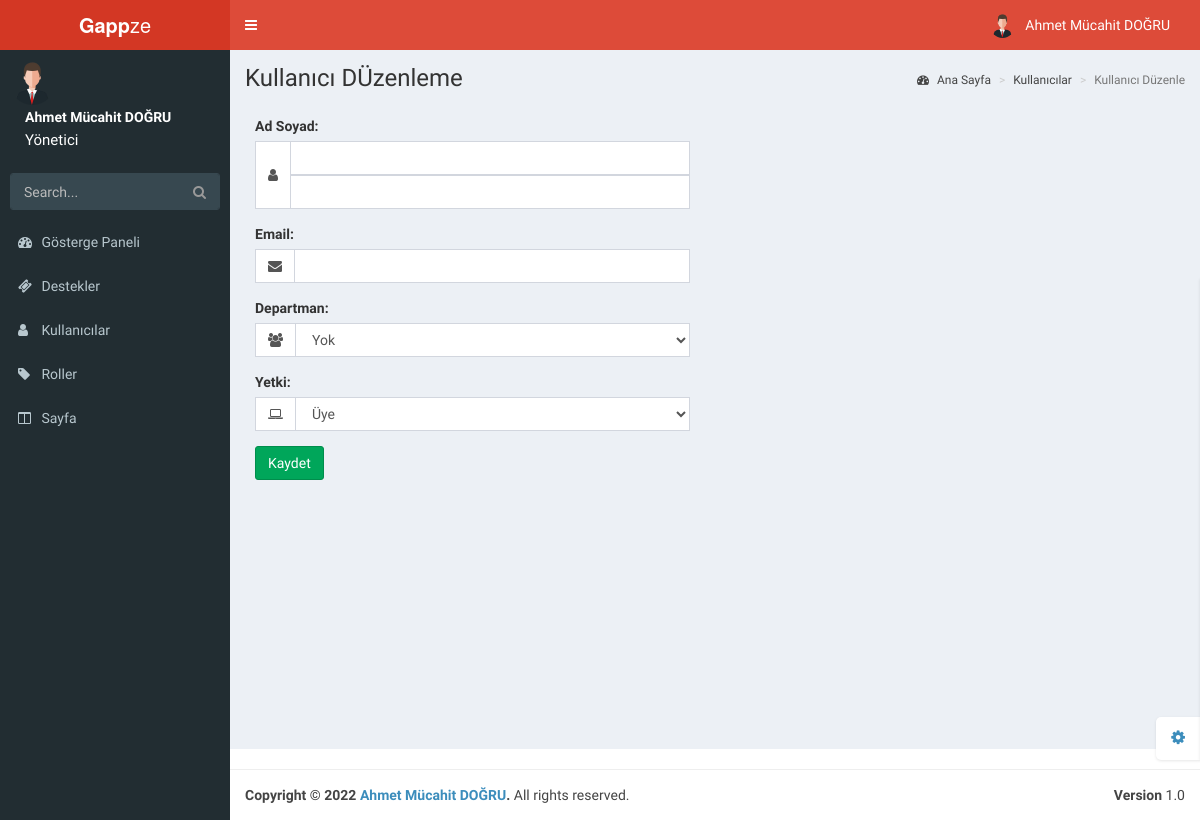
The app's page /admin/account-edit.php (signed in), older data.
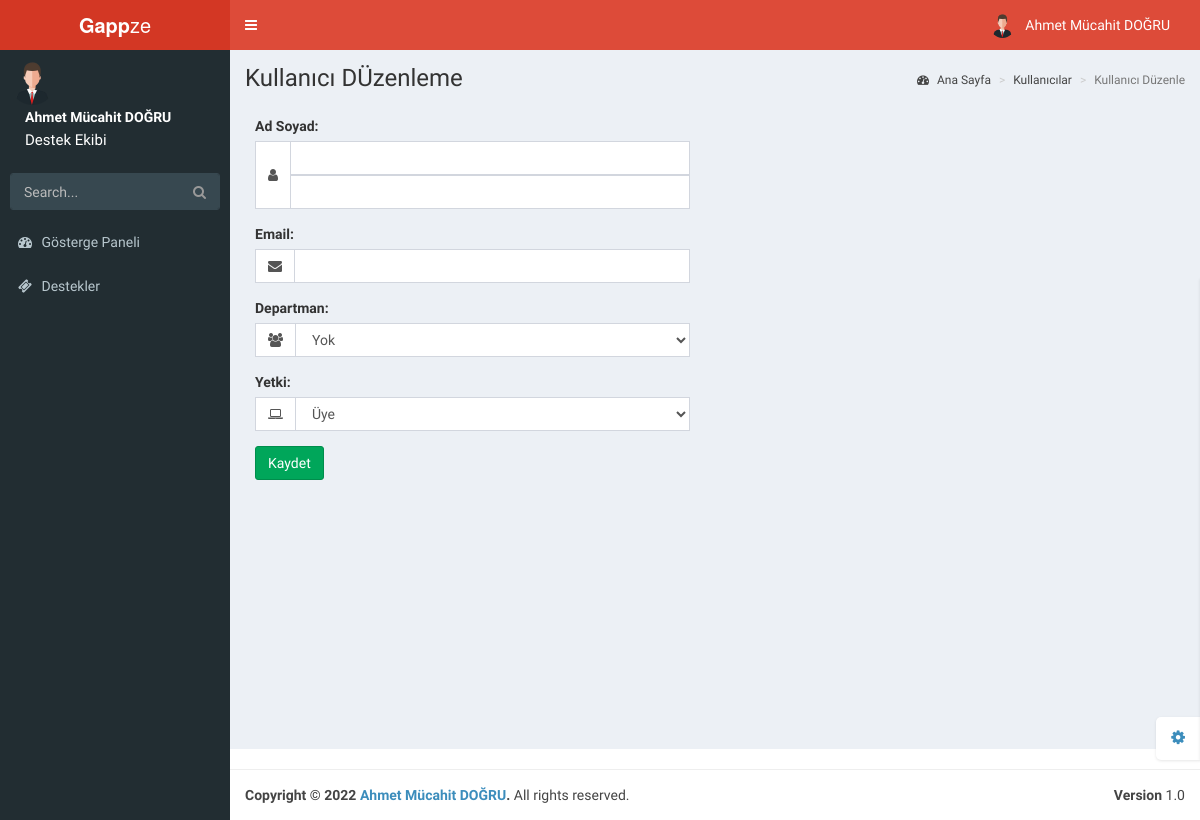
The same page, newer data.
### tables this page shows
CREATE TABLE `accounts` (
  `id` int(11) NOT NULL,
  `firstName` varchar(64) NOT NULL,
  `lastName` varchar(64) NOT NULL,
  `email` varchar(255) NOT NULL,
  `password` varchar(255) NOT NULL,
  `permission` int(11) NOT NULL,
  `department` int(11) NOT NULL,
  `createdDate` timestamp NOT NULL DEFAULT current_timestamp() ON UPDATE current_timestamp()
);

CREATE TABLE `roles` (
  `id` int(11) NOT NULL,
  `name` varchar(255) NOT NULL
);

CREATE TABLE `pages` (
  `id` int(11) NOT NULL,
  `name` varchar(255) NOT NULL,
  `src` varchar(255) NOT NULL,
  `permission` int(11) NOT NULL,
  `location` int(11) NOT NULL,
  `dropdown` int(11) NOT NULL,
  `isDropdown` int(11) NOT NULL,
  `icon` varchar(255) NOT NULL,
  `isLogged` int(11) NOT NULL
);

### functions/account.function.php (called while the page is built, shortened)
<?php
class Accounts{
  public function getPermissionName($id){
      $class = new classFonksiyon();
      $db = $class->dbConnection();
      $accounts = $db->prepare("SELECT permission FROM accounts WHERE id = ?");
      $accounts->execute(array(
        $id
      ));
      $accounts_fetch = $accounts->fetch();
      $roles = $db->prepare("SELECT * FROM roles WHERE id = ?");
      $roles->execute(array(
        $accounts_fetch["permission"]
      ));
      $roles_fetch = $roles->fetch();
      if($accounts->rowCount() != 0){
        if($roles_fetch == 0){
          return "Üye";
        }else{
        return $roles_fetch["name"];
        }
      }else{
        return false;
      }
  }
  public function getName($id){
    $class = new classFonksiyon();
    $db = $class->dbConnection();
    $accounts = $db->prepare("SELECT firstName,lastName,email FROM accounts WHERE id = ?");
    $accounts->execute(array(
      $id
    ));
    $accounts_fetch = $accounts->fetch();
    if($accounts->rowCount() != 0){
      $names = array(
        0 => $accounts_fetch["firstName"],
        1 => $accounts_fetch["lastName"],
        2 => $accounts_fetch["email"]
      );
    return $names;
    }
  }
}

### admin/account-edit.php (the view, shortened to what the changed rows need)
<?php
require_once($_SERVER['DOCUMENT_ROOT']."/functions/functionBase.php");
?>
<!DOCTYPE html>
<html>
<head>
    <link href="resources/bootstrap/css/bootstrap.min.css" rel="stylesheet" type="text/css" />
    <link href="https://maxcdn.bootstrapcdn.com/font-awesome/4.3.0/css/font-awesome.min.css" rel="stylesheet"
        type="text/css" />
    <link href="http://code.ionicframework.com/ionicons/2.0.0/css/ionicons.min.css" rel="stylesheet" type="text/css" />
    <link href="resources/plugins/datatables/dataTables.bootstrap.css" rel="stylesheet" type="text/css" />
    <link href="resources/css/AdminLTE.min.css" rel="stylesheet" type="text/css" />
    <link href="resources/css/skins/_all-skins.min.css" rel="stylesheet" type="text/css" />
</head>
<body class="skin-red">
    <div class="wrapper">
        <?php
            include("pages/header.php");
            include("pages/navbar.php");
        ?>
        <div class="content-wrapper">
            <section class="content-header">
                <h1>
                    Kullanıcı DÜzenleme
                </h1>
            </section>
                        </div>
                    </div>
</body>
</html>

### admin/pages/header.php (shortened to what the changed rows need)
<header class="main-header">
    <nav class="navbar navbar-static-top" role="navigation">
        <div class="navbar-custom-menu">
            <ul class="nav navbar-nav">
                <li class="dropdown user user-menu">
                    <a href="#" class="dropdown-toggle" data-toggle="dropdown">
                        <img src="/resources/img/user.jpg" class="user-image" alt="User Image" />
                        <?php
                        $names = $user->getName($_SESSION["userAccountID"]);
                        ?>
                        <span class="hidden-xs"><?= $names[0]." ".$names[1] ?></span>
                    </a>
                </li>
            </ul>
        </div>
    </nav>
</header>

### admin/pages/navbar.php (shortened to what the changed rows need)
<aside class="main-sidebar">
    <section class="sidebar">
        <div class="user-panel">
            <?php
            $names = $user->getName($_SESSION["userAccountID"]);
            ?>
            <div class="pull-left info">
                <p><?= $names[0]." ".$names[1] ?></p>
                <a style="font-size: 15px"><?= $user->getPermissionName($_SESSION["userAccountID"]) ?></a>
            </div>
        </div>
        <ul class="sidebar-menu">
             <?php
                $class->pagesAll(1,0);
            ?>
        </ul>
    </section>
</aside>

### functions/class.function.php (shortened to what the changed rows need)
<?php
class classFonksiyon {
    private $settings = "/settings.json";
    private $host;
    private $username;
    private $password;
    private $database;
    public function __construct()
    {
      $jsonVeri = file_get_contents($_SERVER['DOCUMENT_ROOT'].$this->settings);
      $jsonVeri = json_decode($jsonVeri,true);
      $this->host = $jsonVeri["host"];
      $this->username = $jsonVeri["user"];
      $this->password = $jsonVeri["password"];
      $this->database = $jsonVeri["database"];
    }
    public function dbConnection(){
      try {
        $conn = new PDO("mysql:host=$this->host;dbname=$this->database;charset=utf8", $this->username, $this->password);
        $conn->setAttribute(PDO::ATTR_ERRMODE, PDO::ERRMODE_EXCEPTION);
      } catch(PDOException $e) {
        $message = "Connection failed: " . $e->getMessage();
      }
      return $conn;
    }
    public function pagesAll($location,$permission){
      $db = $this->dbConnection();
      if($db){
        if($location == 1){
          $page = $db->prepare("SELECT * FROM pages WHERE location = ?");
          $page->execute(array(
            $location
          ));
          if($page->rowCount() != 0){
            foreach ($page as $page_veri) {
                if($page_veri["permission"] == $permission){
                  if($page_veri["isDropdown"] == 1){
                  echo "
                  <li class='treeview'>
                  <a href='#'>
                  <i class='{$page_veri["icon"]}'></i>
                  <span>{$page_veri["name"]}</span></a>";
                    echo '<ul class="treeview-menu">';
                    echo "</ul></li>";
                  }else{
                    if($page_veri["dropdown"] == 0){
                    echo "<li class='treeview'>";
                    echo "<a href='{$page_veri["src"]}'>";
                    echo "<i class='{$page_veri["icon"]}'></i> <span>{$page_veri["name"]}</span>";
                    echo "</a>";
                    echo "</li>";
                    }
                  }
                }
            }
        }
      }
    }
    }
}

Row changes from the older to the newer data that the page shows:
no longer on this page (row edited): pages: name "Kullanıcılar"
no longer on this page (row edited): pages: name "Roller"
no longer on this page (row edited): pages: name "Sayfa"
changed accounts "Ahmet Mücahit": permission.name "Yönetici" → "Destek Ekibi"
